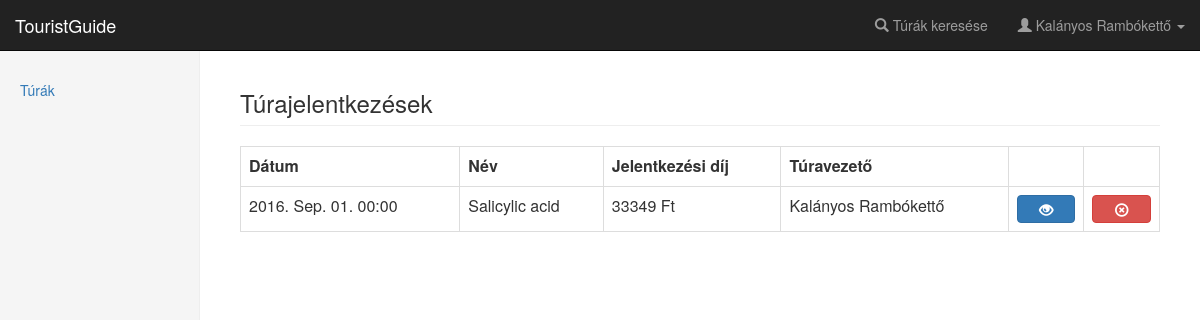
/registrations (signed in), run on the app's committed database.
### app/db/models.py (models this page shows, shortened)
class User(UserMixin, database.Model):
    __tablename__ = 'users'
    id = database.Column(database.Integer, primary_key=True)
    username = database.Column(database.String(64), unique=True, index=True)
    password = database.Column(database.String(40), nullable=False)
    fullname = database.Column(database.String(64), nullable=False)
    avatar_src = database.Column(database.String(100))
    birth = database.Column(database.Date)
    experience_id = database.Column(
        database.Integer, database.ForeignKey('experiences.id'))
    experience = database.relationship(
        'Experience', backref=database.backref('users', lazy='dynamic')
    )
    account_type_id = database.Column(
        database.Integer, database.ForeignKey('roles.id')
    )
    account_type = database.relationship(
        'Role', backref=database.backref('users', lazy='dynamic')
    )
    email = database.Column(database.String(100), nullable=False)
    phone = database.Column(database.String(11))
    allowance = database.Column(database.Integer)
    numoftours = database.Column(database.Integer)
    status = database.Column(database.Integer)

class Tour(database.Model):
    __tablename__ = 'tours'
    id = database.Column(database.Integer, primary_key=True)
    name = database.Column(database.String(64), index=True)
    place = database.Column(database.String(64))
    start_datetime = database.Column(database.DateTime)
    end_datetime = database.Column(database.DateTime)
    images = database.Column(database.Text)
    experience_id = database.Column(
        database.Integer, database.ForeignKey('experiences.id')
    )
    experience = database.relationship(
        'Experience', backref=database.backref('tours', lazy='dynamic')
    )
    tour_guide_id = database.Column(
        database.Integer, database.ForeignKey('users.id')
    )
    tour_guide = database.relationship(
        'User', backref=database.backref('tours', lazy='dynamic')
    )
    description = database.Column(database.Text)
    price = database.Column(database.Integer)

### app/users/views.py (the view)
@users.route('/registrations')
@login_required
def registrations():
    regs = RegistrationDAO.get_registrations_of_user(current_user)
    results = []
    for reg in regs:
        results.append(TourDAO.get_tour_by_id(reg.tour_id))
    return render_template(
        'registrations.html', sidebar_items=sidebar_items, results=results, user=current_user)

### app/__init__.py (called while the page is built)
def create_app(config_name):
    app = Flask(__name__)
    app.config.from_object(config_name)
    bootstrap.init_app(app)
    database.init_app(app)
    loginmanager.init_app(app)
    mail.init_app(app)
    from .admin.views import admin as admin_blueprint
    from .basic.views import basic as basic_blueprint
    from .users.views import users as users_blueprint
    from .tours.views import tours_blueprint
    app.register_blueprint(basic_blueprint)
    app.register_blueprint(users_blueprint)
    app.register_blueprint(admin_blueprint)
    app.register_blueprint(tours_blueprint)
    @app.template_filter('literal_date')
    def _jinja2_filter_literal_date(date):
        return date.strftime("%Y. %b. %d.")
    @app.template_filter('time')
    def _jinja2_filter_literal_date(date):
        return date.strftime("%H:%M")
    return app

### app/db/models.py (called while the page is built)
@loginmanager.user_loader
def load_user(user_id):
    return User.query.get(int(user_id))

### app/db/registrationmanager.py (called while the page is built)
    @staticmethod
    def get_registrations_of_user(user):
        return Registration.query.filter_by(user_id=user.id).all()

### app/db/tourmanager.py (called while the page is built)
    @staticmethod
    def get_tour_by_id(tour_id):
        return Tour.query.get(tour_id)

### app/templates/registrations.html (shortened to what this page needs)
{% extends "base.html" %}
{% block page_content %}
<h3 class="page-header">Túrajelentkezések</h3>
{% if results %}
<table class="table table-bordered table-hover">
  <tr>
    <th>Dátum</th>
    <th>Név</th>
    <th>Jelentkezési díj</th>
    <th>Túravezető</th>
    <th></th>
    <th></th>
  </tr>
  {% for tour in results %}
  <tr>
    <td>{{ tour.start_datetime|literal_date }} {{ tour.start_datetime|time }}</td>
    <td>{{ tour.name }}</td>
    <td>{% if user.allowance is not none %}
           {{ (tour.price * ((100 - user.allowance)/100))|round|int }} Ft 5%
        {% else %}
           {{ tour.price }} Ft
        {% endif %}
    </td>
    <td>{{ tour.tour_guide.fullname }}</td>
    <td style="vertical-align: middle">
      <a href="{{ url_for('tours.view_tour', tour_id=tour.id) }}" class="btn btn-primary btn-block" role="button">
        <span class="glyphicon glyphicon-eye-open"></span>
      </a>
    </td>
    <td style="vertical-align: middle">
      <a href="{{ url_for('users.detach_from_tour', tour_id=tour.id) }}" class="btn btn-danger btn-block" role="button">
        <span class="glyphicon glyphicon-remove-circle"></span>
      </a>
    </td>
  </tr>
  {% endfor %}
</table>
{% else %}
<div class="alert alert-warning" role="alert">Még nem jelentkeztél egy túrára sem!</div>
{% endif %}
{% endblock page_content %}

### app/templates/base.html (shortened to what this page needs)
﻿{% extends "bootstrap/base.html" %}
{% block styles %}
{{ super() }}
    <link href="{{ url_for('static', filename='css/main.css') }}" rel="stylesheet">
{% endblock styles %}
{% block navbar %}
{% include "navbar.html" %}
{% endblock navbar %}
{% block content %}
<div class="container-fluid">
  <div class="row">
    <div class="col-sm-3 col-md-2 sidebar">
      {% set active_page = active_page %}
      {% include "sidebar.html" %}
    </div>
    <div class="col-sm-9 col-sm-offset-3 col-md-10 col-md-offset-2 main">
      {% block page_content %}
      {% endblock page_content %}
    </div>
  </div>
</div>
{% endblock content %}

### app/templates/navbar.html (shortened to what this page needs)
<nav class="navbar navbar-inverse navbar-fixed-top">
  <div class="container-fluid">
    <div class="navbar-header">
      <a class="navbar-brand" href="/">TouristGuide</a>
    </div>
    <div id="navbar" class="navbar-collapse collapse">
      <ul class="nav navbar-nav navbar-right">
        <li><a href="{{ url_for('tours.search_tours') }}"><span class="glyphicon glyphicon-search" aria-hidden="true"></span>
          Túrák keresése</a></li>
        {% if current_user.is_authenticated %}
        <li class="dropdown">
          <a href="#" class="dropdown-toggle" data-toggle="dropdown" role="button" aria-haspopup="true" aria-expanded="false">
            <span class="glyphicon glyphicon-user" aria-hidden="true"></span>
            {{ current_user.fullname }}
            <span class="caret"></span>
          </a>
        </li>
        {% else %}
        <li><a href="{{ url_for('users.register') }}"><span class="glyphicon glyphicon-edit" aria-hidden="true"></span>
          Regisztráció</a></li>
        <li><a href="{{ url_for('users.login') }}"><span class="glyphicon glyphicon-log-in" aria-hidden="true"></span>
          Bejelentkezés</a></li>
        {% endif %}
      </ul>
    </div>
  </div>
</nav>

### app/templates/sidebar.html
<ul class="nav nav-sidebar">
  {% for href, id, caption in sidebar_items -%}
  <li{% if id == active_page %} class="active"{% endif %}><a href="{{ href|e }}">{{ caption|e }}</a></li>
  {% endfor %}
</ul>

### app/static/css/main.css (style rules this page uses)
body { padding-top: 50px; }
.sidebar { display: none; }
@media (min-width: 768px) { .sidebar { position: fixed; top: 50px; bottom: 0; left: 0; z-index: 1000; display: block; padding: 20px; overflow-x: hidden; overflow-y: auto; background-color: #f5f5f5; border-right: 1px solid #eee; } }
.nav-sidebar { margin-right: -21px; margin-bottom: 20px; margin-left: -20px; }
.nav-sidebar > li > a { padding-right: 20px; padding-left: 20px; }
.main { padding: 20px; }
@media (min-width: 768px) { .main { padding-right: 40px; padding-left: 40px; } }
.main .page-header { margin-top: 0; }

### data on the page
User: fullname "Kalányos Rambókettő"
Tour: start_datetime|literal_date "2016. Sep. 01.", start_datetime "00:00", name "Salicylic acid", price "33349", tour_guide.fullname "Kalányos Rambókettő"

### other printed values
{{ caption|e }} "Túrák"
